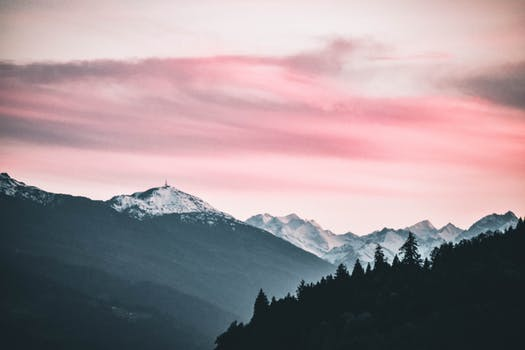
#> input picture class_05/img.jpeg, 525 x 350 px
$ jupyter execute 'Color Extraction And Image Segmentation.ipynb'
#> lines starting #> are read from the running program, lines starting #| are printed output that depends on the picture
# Color Extraction and Image Segmentation

[cell 1]
import numpy as np
import cv2
import matplotlib.pyplot as plt
from sklearn.cluster import KMeans

[cell 2]
im = cv2.imread("img.jpeg")
#> im is the input picture: shape (350, 525, 3); mean B, G, R 147.9, 143.1, 159
im = cv2.cvtColor(im, cv2.COLOR_BGR2RGB)
plt.figure()
plt.imshow(im)
plt.show()
reshaped_im = im.reshape((-1, 3))
print(reshaped_im.shape)
#| (183750, 3)

[cell 3]
k = 2
kmeans = KMeans(k)

[cell 4]
kmeans.fit(reshaped_im)

[cell 5]
dominant_colors = kmeans.cluster_centers_.astype('uint8')
dominant_colors

[cell 6]
np.zeros_like(reshaped_im).shape
#> Out = (183750, 3)

[cell 7]
kmeans.labels_

[cell 8]
plt.figure()
for i,color in enumerate(dominant_colors):
    palette = np.zeros_like(im, dtype='uint8')
    palette[:,:,:] = color
    plt.subplot(1,k,i+1)
    plt.axis("off")
    plt.imshow(palette)
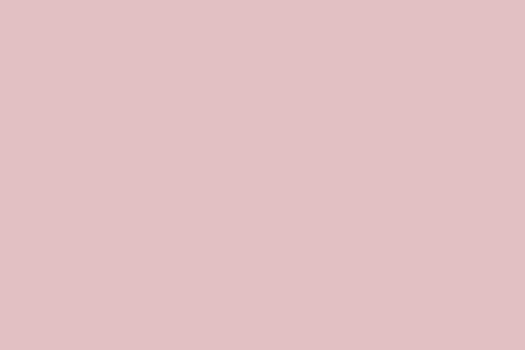
#> palette: shape (350, 525, 3); mean R, G, B 226, 192, 195
print(im.shape)
#| (350, 525, 3)
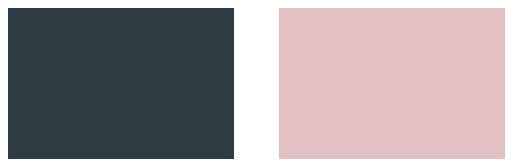
#> figure drawn by matplotlib, 2 panels

[cell 9]
new_img = np.zeros((im.shape[0]*im.shape[1],3),dtype='uint8')
print(new_img.shape)
#| (183750, 3)

[cell 10]
for ix in range(new_img.shape[0]):
    new_img[ix] = dominant_colors[kmeans.labels_[ix]]

new_img = new_img.reshape((im.shape))
plt.imshow(new_img)
plt.show()
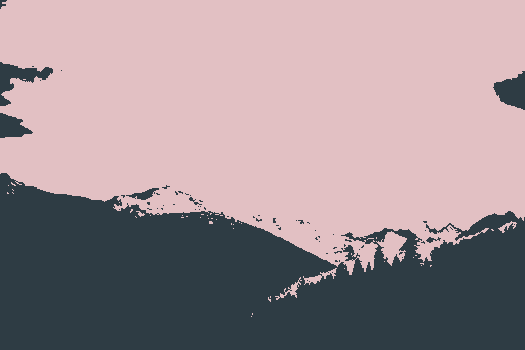
#> shown: shape (350, 525, 3); mean R, G, B 158.5, 142.5, 147.3
